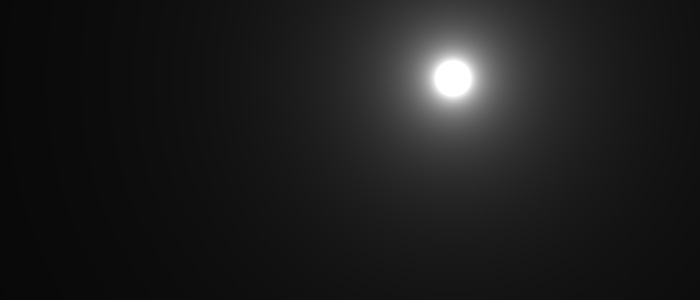
Frame 1 (no input)
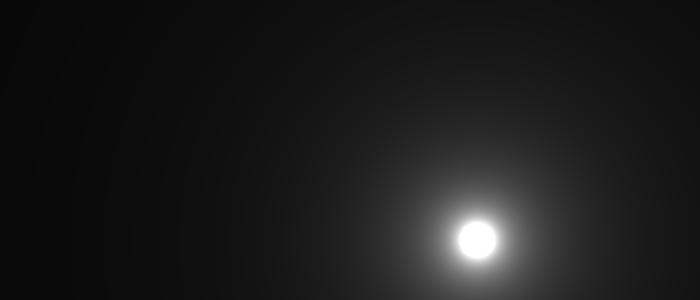
Frame 60 (the mouse pressed at the canvas centre just before this capture)
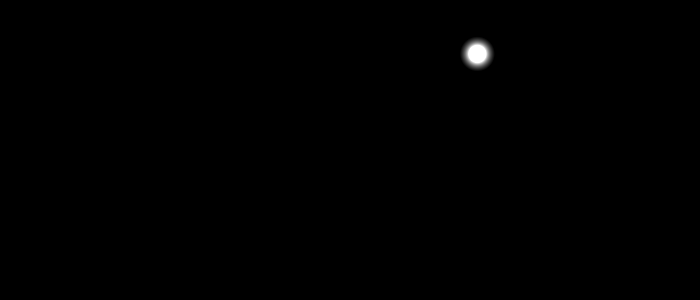
Frame 120 (the mouse held since frame 60 and released just before this capture)

The Processing sketch that drew these frames (run headless with seeded random() and noise(); from frame 60 on, the mouse is pressed at the canvas centre):

// Processing sketch: metaballs
// ── metaballs.pde
Blob[] blobs;
void setup() {
  size(700, 300);
  blobs = new Blob[1];
  for (int i = 0; i < blobs.length; i++)
    blobs[i] = new Blob(random(width), random(height));
}

void draw() { 
  loadPixels();
  for (int x = 0; x < width; x+=1) {
    for (int y = 0; y < height; y+=1) {
      int pixel = x + y * width;
      float sum = 0;
      for (Blob b : blobs) {
        float dist = dist(b.loc.x, b.loc.y, x, y);
        sum += b.r / dist;
      }
      pixels[pixel] = color(sum-constrain(mouseX,0, 255));
    }
  }
  updatePixels();
  for (Blob b : blobs) 
    b.update();
}
// ── Blob.pde
class Blob {
  PVector loc, vel;
  float r;
 Blob(float x, float y) {
   loc = new PVector(x, y);
   vel = PVector.random2D();
   vel.mult(random(20, 25));
   r = random(4000, 6000);
 }
 
 void update() {
  loc.add(vel);
  vel.x = (loc.x > width || loc.x < 0) ? vel.x*=-1 : vel.x;
  vel.y = (loc.y > height || loc.y < 0) ? vel.y*=-1 : vel.y;
 }
 
 void show() {
  noFill();
  stroke(255);
  ellipse(loc.x, loc.y, r*2, r*2);
 }
 
}
